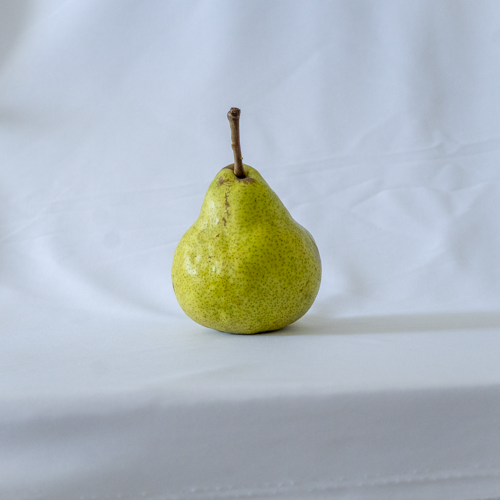
#> input picture input/imagem.png, 500 x 500 px; its folder holds only this picture in this run
$ python inversocomescrita.py
#> lines starting #> are read from the running program, lines starting #| are printed output that depends on the picture
from PIL import Image, ImageDraw, ImageFont
import os

def openimage(filename):
#> called with filename = 'imagem.png'
    return Image.open(os.path.join('input', filename))
#> returned value is the input picture: PIL image 500x500 RGB; mean R, G, B 177, 186.3, 191.9

def negative(img: Image)->Image:
    negated = Image.new(img.mode, img.size)
#> negated: PIL image 500x500 RGB; every value is 0
    w, h = negated.size
#> w = 500; h = 500
    for i in range(h):
        for j in range(w):
            if img.mode == 'RGB':
                r, g, b = img.getpixel((i, j))
                negated.putpixel((i, j), (255-r, 255-g, 255-b))
            elif img.mode == "RGBA":
                r, g, b, a = img.getpixel((i, j))
                negated.putpixel((i, j), (255-r, 255-g, 255-b, a))
            else:
                pass
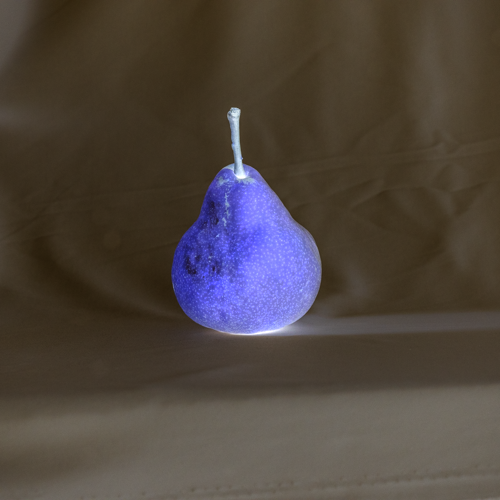
#> negated: PIL image 500x500 RGB; mean R, G, B 78, 68.7, 63.1
    return negated

def write_text(img, text, color, textfont, fontsize, position)->Image:
   meme = img.copy()

   textfont = ImageFont.truetype(textfont, fontsize)

   draw = ImageDraw.Draw(meme)
   draw.text(position, text, color, font=textfont)
   return meme


img = openimage("imagem.png")
neg = negative(img)
write_text(neg, "não gostamos de python", (255, 255, 255), "arial.ttf", 40, (10, 10)).show()
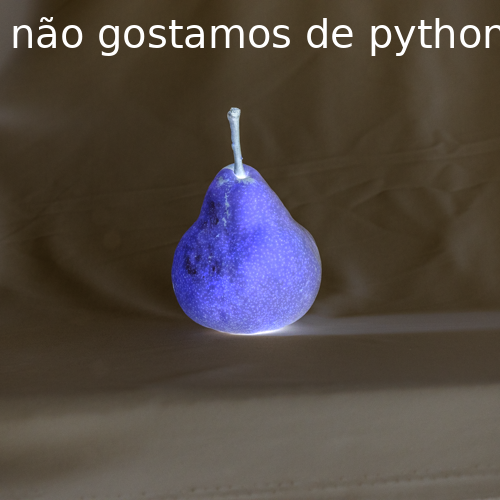
#> shown: PIL image 500x500 RGB; mean R, G, B 80.9, 71.8, 66.5
negative(img).show()
